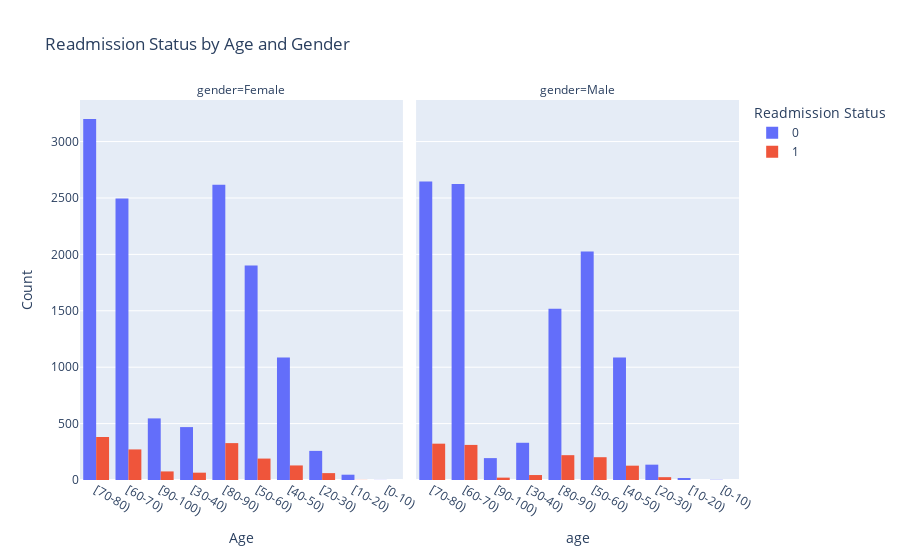

Notebook code for this chart:
### Markdown cell above
#### 3) Readmission Status by Age and Gender

### Code cell
fig = px.histogram(df, x='age', color='readmitted', facet_col='gender', barmode='group', title='Readmission Status by Age and Gender')
fig.update_layout(xaxis_title='Age', yaxis_title='Count', legend_title='Readmission Status')
fig.show()

### Figure 1 — Plotly figure (JSON) as saved in the notebook; plotly's stock layout.template omitted (floating-point values rounded to 4 significant figures; data arrays with more than 128 entries replaced by an {"elided": "..."} marker saying what was removed)
{"data": [{"alignmentgroup": "True", "bingroup": "x", "hovertemplate": "readmitted=0<br>gender=Female<br>age=%{x}<br>count=%{y}<extra></extra>", "legendgroup": "0", "marker": {"color": "#636efa", "pattern": {"shape": ""}}, "name": "0", "offsetgroup": "0", "orientation": "v", "showlegend": true, "type": "histogram", "x": {"elided": "12619 str values"}, "xaxis": "x", "yaxis": "y"}, {"alignmentgroup": "True", "bingroup": "x", "hovertemplate": "readmitted=0<br>gender=Male<br>age=%{x}<br>count=%{y}<extra></extra>", "legendgroup": "0", "marker": {"color": "#636efa", "pattern": {"shape": ""}}, "name": "0", "offsetgroup": "0", "orientation": "v", "showlegend": false, "type": "histogram", "x": {"elided": "10575 str values"}, "xaxis": "x2", "yaxis": "y2"}, {"alignmentgroup": "True", "bingroup": "x", "hovertemplate": "readmitted=1<br>gender=Female<br>age=%{x}<br>count=%{y}<extra></extra>", "legendgroup": "1", "marker": {"color": "#EF553B", "pattern": {"shape": ""}}, "name": "1", "offsetgroup": "1", "orientation": "v", "showlegend": true, "type": "histogram", "x": {"elided": "1501 str values"}, "xaxis": "x", "yaxis": "y"}, {"alignmentgroup": "True", "bingroup": "x", "hovertemplate": "readmitted=1<br>gender=Male<br>age=%{x}<br>count=%{y}<extra></extra>", "legendgroup": "1", "marker": {"color": "#EF553B", "pattern": {"shape": ""}}, "name": "1", "offsetgroup": "1", "orientation": "v", "showlegend": false, "type": "histogram", "x": {"elided": "1272 str values"}, "xaxis": "x2", "yaxis": "y2"}], "layout": {"annotations": [{"font": {}, "showarrow": false, "text": "gender=Female", "x": 0.245, "xanchor": "center", "xref": "paper", "y": 1, "yanchor": "bottom", "yref": "paper"}, {"font": {}, "showarrow": false, "text": "gender=Male", "x": 0.755, "xanchor": "center", "xref": "paper", "y": 1, "yanchor": "bottom", "yref": "paper"}], "barmode": "group", "legend": {"title": {"text": "Readmission Status"}, "tracegroupgap": 0}, "title": {"text": "Readmission Status by Age and Gender"}, "xaxis": {"anchor": "y", "domain": [0, 0.49], "title": {"text": "Age"}}, "xaxis2": {"anchor": "y2", "domain": [0.51, 1], "matches": "x", "title": {"text": "age"}}, "yaxis": {"anchor": "x", "domain": [0, 1], "title": {"text": "Count"}}, "yaxis2": {"anchor": "x2", "domain": [0, 1], "matches": "y", "showticklabels": false}}}
